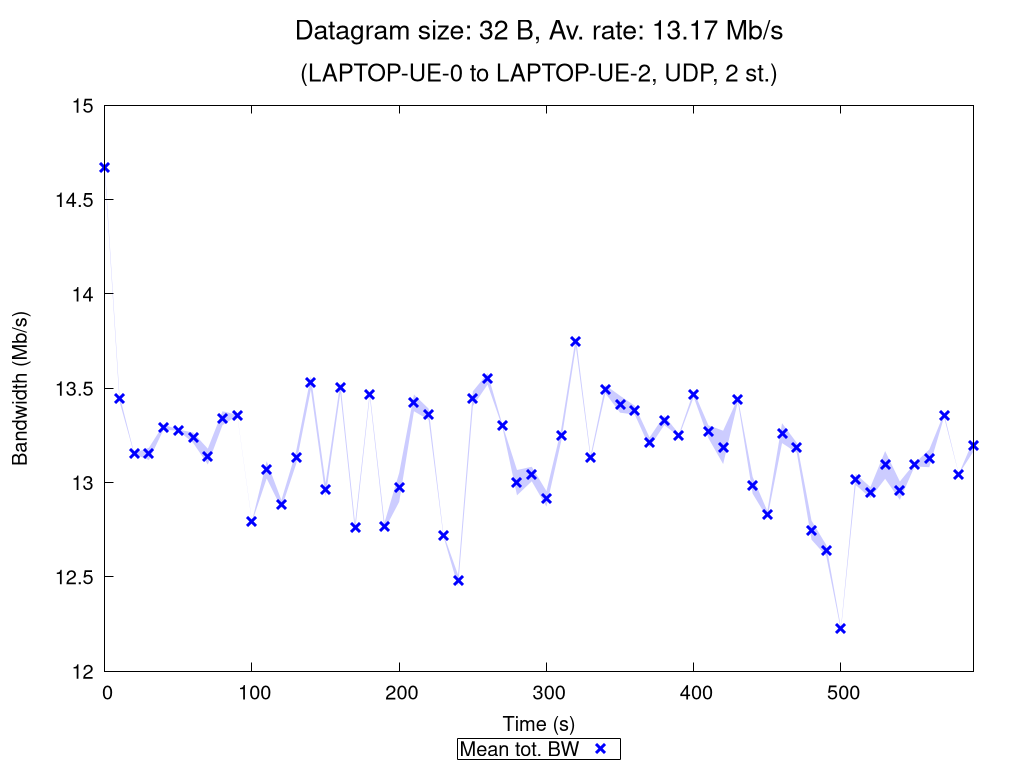

Source code (gnuplot):
set terminal pngcairo nocrop enhanced size 1024,768 font "Verdana,15"
set output "UDP_2_st_2020_10_17_18-23-59_one2two_00032B.png"

set title "{/=20 Datagram size: 32 B, Av. rate: 13.17 Mb/s}\n\n{/=18 (LAPTOP-UE-0 to LAPTOP-UE-2, UDP, 2 st.)}"

set xlabel "Time (s)"
set ylabel "Bandwidth (Mb/s)"
set ytics nomirror
set key bmargin center horizontal box samplen 1 width -1
set bmargin 4.6
set rmargin 4.5

rf = 1000000.0  # rate factor
set style fill transparent solid 0.2 noborder
set autoscale xfix
plot "UDP_2_st_2020_10_17_18-23-59_one2two_00032B_iperf_processed.dat" using 1:($2/rf-$3/rf):($2/rf+$3/rf) with filledcurves lc rgb "blue" notitle, \
     "" using 1:($2/rf) with points pt 2 ps 1.5 lw 3 lc rgb "blue" title "Mean tot. BW", \
